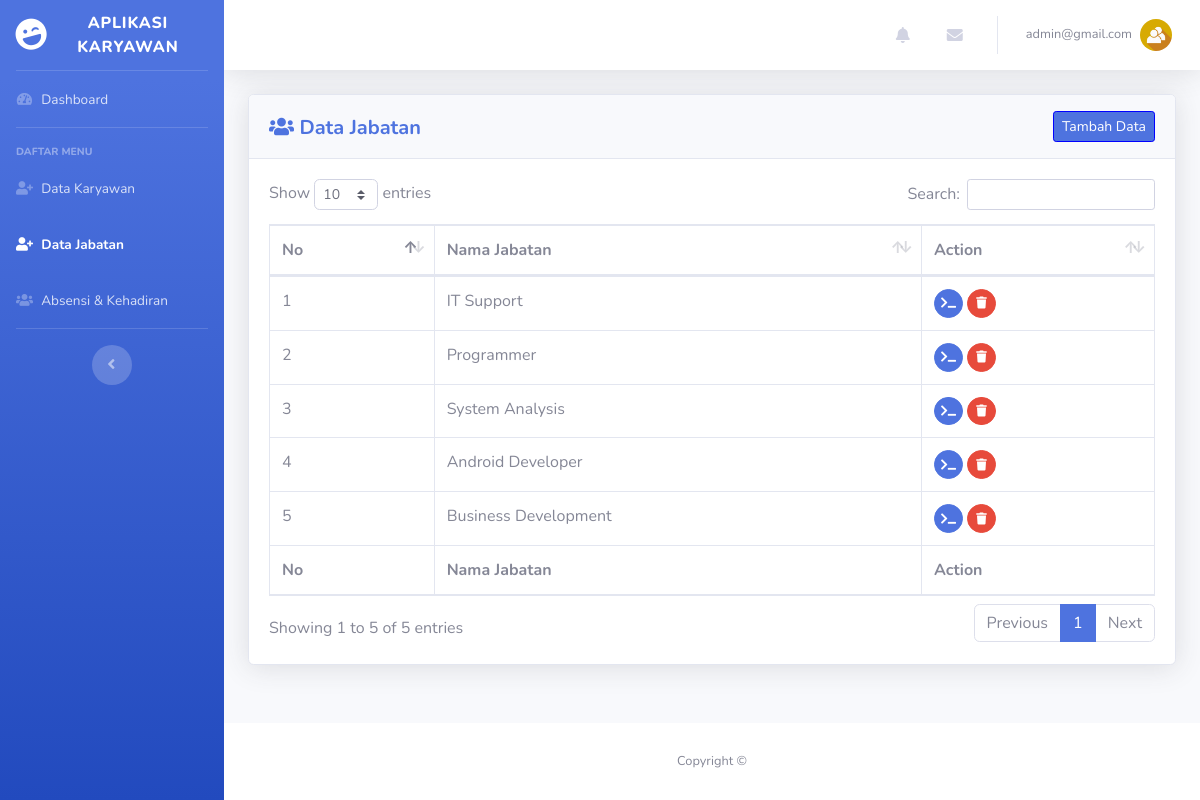
Screenshot of /view/admin/jabatan.php (signed in) with the database file from the repository.
### tables this page shows
CREATE TABLE `jabatan` (
  `id_jabatan` int(2) NOT NULL,
  `nama_jabatan` varchar(50) NOT NULL
);

### view/admin/jabatan.php (the view, shortened to what this page needs)
<!DOCTYPE html>
<html lang="en">
<head>
  <link href="../../assets/vendor/fontawesome-free/css/all.min.css" rel="stylesheet" type="text/css">
  <link href="../../assets/css/sb-admin-2.min.css" rel="stylesheet">
  <link href="../../assets/vendor/datatables/dataTables.bootstrap4.min.css" rel="stylesheet">
</head>
<body id="page-top">
<?php
  include '../../controller/koneksi.php';
?>
  <div id="wrapper">
    <ul class="navbar-nav bg-gradient-primary sidebar sidebar-dark accordion" id="accordionSidebar">
      <a class="sidebar-brand d-flex align-items-center justify-content-center" href="index.php">
        <div class="sidebar-brand-icon rotate-n-15">
          <i class="fas fa-laugh-wink"></i>
        </div>
        <div class="sidebar-brand-text mx-3">Aplikasi Karyawan<sup></sup></div>
      </a>
      <hr class="sidebar-divider my-0">
      <li class="nav-item">
        <a class="nav-link" href="index.php">
          <i class="fas fa-fw fa-tachometer-alt"></i>
          <span>Dashboard</span></a>
      </li>
      <hr class="sidebar-divider">
      <div class="sidebar-heading">
        Daftar Menu
      </div>
      <li class="nav-item">
        <a class="nav-link" href="karyawan.php">
          <i class="fas fa-fw fa-user-plus"></i>
          <span>Data Karyawan</span></a>
      </li>
      <li class="nav-item active">
        <a class="nav-link" href="jabatan.php">
          <i class="fas fa-fw fa-user-plus"></i>
          <span>Data Jabatan</span></a>
      </li>
      <li class="nav-item">
        <a class="nav-link" href="absensi.php">
          <i class="fas fa-fw fa-users"></i>
          <span>Absensi & Kehadiran</span></a>
      </li>
      <hr class="sidebar-divider d-none d-md-block">
      <div class="text-center d-none d-md-inline">
        <button class="rounded-circle border-0" id="sidebarToggle"></button>
      </div>
    </ul>
    <div id="content-wrapper" class="d-flex flex-column">
      <div id="content">
        <nav class="navbar navbar-expand navbar-light bg-white topbar mb-4 static-top shadow">
          <ul class="navbar-nav ml-auto">
            <li class="nav-item dropdown no-arrow mx-1">
              <a class="nav-link dropdown-toggle" href="#" id="alertsDropdown" role="button" data-toggle="dropdown" aria-haspopup="true" aria-expanded="false">
                <i class="fas fa-bell fa-fw"></i>
              </a>
            </li>
            <li class="nav-item dropdown no-arrow mx-1">
              <a class="nav-link dropdown-toggle" href="#" id="messagesDropdown" role="button" data-toggle="dropdown" aria-haspopup="true" aria-expanded="false">
                <i class="fas fa-envelope fa-fw"></i>
              </a>
            </li>
            <li class="nav-item dropdown no-arrow">
              <a class="nav-link dropdown-toggle" href="#" id="userDropdown" role="button" data-toggle="dropdown" aria-haspopup="true" aria-expanded="false">
                <span class="mr-2 d-none d-lg-inline text-gray-600 small"><?php echo $_SESSION['email'];?></span>
                <img class="img-profile rounded-circle" src="../../assets/img/usericon.jpg">
              </a>
            </li>
          </ul>
        </nav>
        <div class="container-fluid">
          <div id="dataJabatan">
          <div class="card shadow mb-4">
            <div class="card-header py-3">
			  <span class="float-left" style="padding-top:5px">
				<h5 class="m-0 font-weight-bold text-primary"><i class="fa fa-users" aria-hidden="true"></i> Data Jabatan</h5>
			  </span>
			  <a href="jabatan.php?aksi=tambah_data"><span class="btn btn-primary btn-sm float-right" style="border:1px solid blue">Tambah Data</span></a>
            </div>
            <div class="card-body">
              <div class="table-responsive">
                <table class="table table-bordered" id="dataTable" width="100%" cellspacing="0">
                  <thead>
                    <tr>
                      <th>No</th>
                      <th>Nama Jabatan</th>
                      <th>Action</th>
                    </tr>
                  </thead>
                  <tfoot>
                    <tr>
                      <th>No</th>
                      <th>Nama Jabatan</th>
                      <th>Action</th>
                    </tr>
                  </tfoot>
                  <tbody>
                    <?php
                      $semuaJabatan = "SELECT * FROM `jabatan`";
                      $resultJabatan = mysqli_query($db, $semuaJabatan);
                      $no = 1;
                      foreach ($resultJabatan as $row2) {
                    ?>
                    <tr>
                      <td><?=$no++;?></td>
                      <td><?=$row2['nama_jabatan'];?></td>
                      <td>
                          <a href="jabatan.php?edit=<?=$row2['id_jabatan'];?>" title="Edit" class="btn btn-primary btn-sm btn-circle">
                            <i class="fas fa-terminal"></i>
                          </a>
                          <a data-toggle="modal" data-target="#hapusModal<?=$row2['id_jabatan'];?>" href="#" title="Hapus" class="btn btn-danger btn-circle btn-sm">
                            <i class="fas fa-trash"></i>
                          </a>
                      </td>
                    </tr>
                    <?php } ?>
                  </tbody>
                </table>
              </div>
            </div>
          </div>
      	  </div>
        </div>
      </div>
      <footer class="sticky-footer bg-white">
        <div class="container my-auto">
          <div class="copyright text-center my-auto">
            <span>Copyright &copy;</span>
          </div>
        </div>
      </footer>
    </div>
  </div>
</body>
</html>

### rows the page displays
jabatan: nama_jabatan "IT Support"
jabatan: nama_jabatan "Programmer"
jabatan: nama_jabatan "System Analysis"
jabatan: nama_jabatan "Android Developer"
jabatan: nama_jabatan "Business Development"

### other values shown
$_SESSION['email'] "admin@gmail.com"
